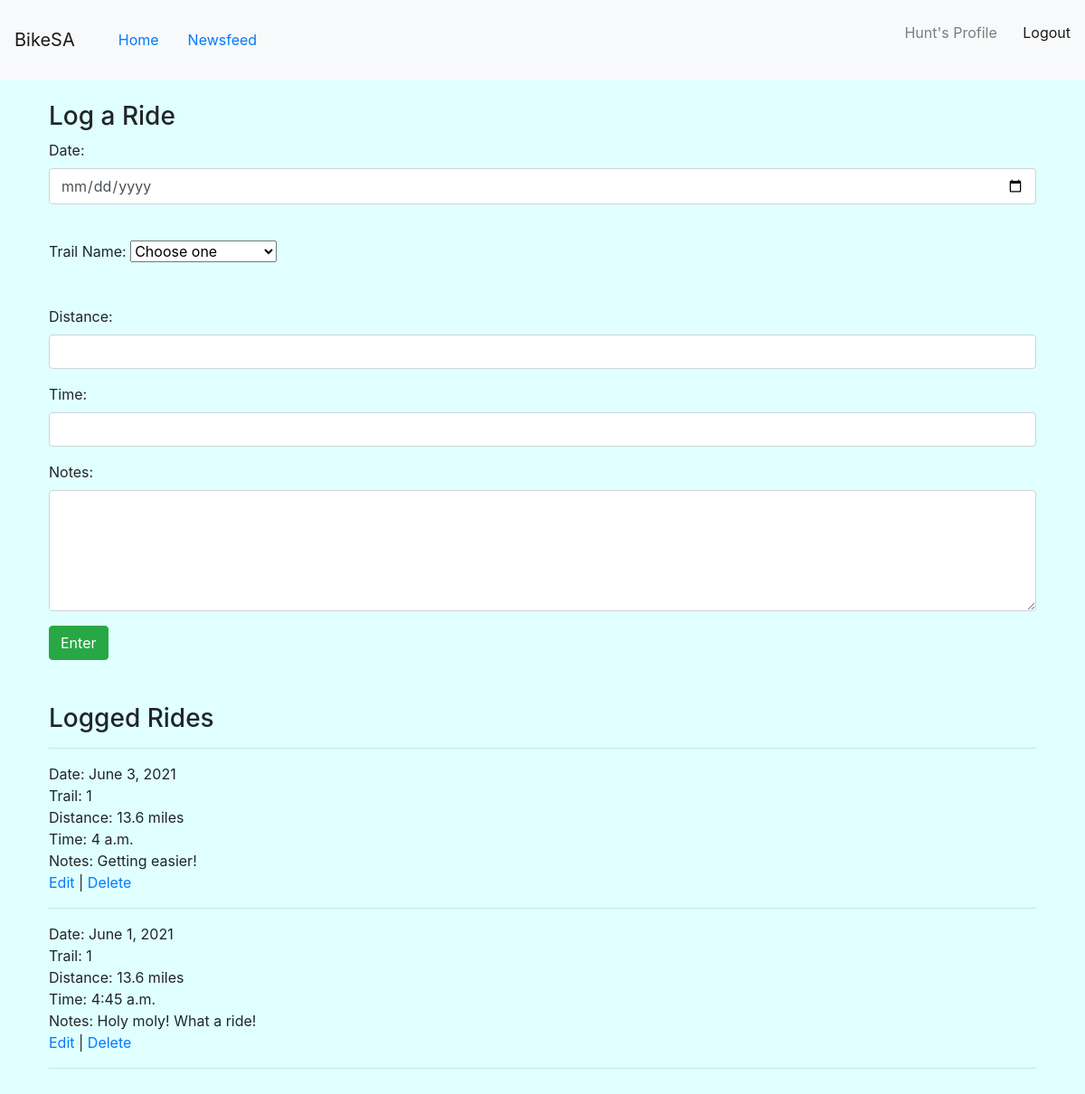
The app's page /welcome (signed in) with its own data.
### biking_app/models.py (models this page shows)
class Ride(models.Model):
    date = models.DateField()
    trail = models.CharField(max_length=45)
    distance = models.CharField(max_length=25)
    time = models.TimeField()
    notes = models.CharField(max_length=255)
    rider = models.ForeignKey(User, related_name="user_ride", on_delete=models.CASCADE)

### biking_app/views.py (the view)
# urls.py: path('welcome', views.welcome),
def welcome(request):
    if not "user_id" in request.session:
        return redirect("/home")
    context = {
        "rides": Ride.objects.all()
    }
    return render(request, 'welcome.html', context)

### biking_app/templates/welcome.html (shortened to what this page needs)
<!DOCTYPE html>
<html lang="en">
<head>
    <link rel="stylesheet" href="https://maxcdn.bootstrapcdn.com/bootstrap/4.0.0/css/bootstrap.min.css"
>
    {% load static %}
    <link rel="stylesheet" href="{% static 'style.css' %}">
</head>
<body>
    <nav class="navbar navbar-expand-lg navbar-light bg-light">
        <a class="navbar-brand" href="#">BikeSA</a>
        <a class="nav-item nav-link mx-3" href="/home">Home</a>
        <a href="/newsfeed">Newsfeed</a>
        <div class="collapse navbar-collapse" id="navbarNav">
            <span class="navbar-text">
                <p class="navbar-text mr-4">{{request.session.user_name}}'s Profile</p>
                <a href="/logout">Logout</a>
            </span>
        </div>
    </nav>
    <div class="container p-4">
        <div class="row">
            <div class="col">
                <h3>Log a Ride</h3>
                <form action="/log_ride" method="post">
                    <div class="form-group">
                        <label>Date:</label>
                        <input type="date" name="date" class="form-control">
                    </div><br>
                    <div class="form-group">
                        <label>Trail Name:</label>
                        <select class="form-select" name="trail">
                            <option selected>Choose one</option>
                        </select>
                    </div><br>
                    <div class="form-group">
                        <label>Distance:</label>
                        <input type="text" name="distance" class="form-control">
                    </div>
                    <div class="form-group">
                        <label>Time:</label>
                        <input type="text" name="time" class="form-control">
                    </div>
                    <div class="form-group">
                        <label>Notes:</label>
                        <textarea class="form-control" name="notes" rows="5"></textarea>
                    </div>
                    <button class="btn btn-success" type="submit">Enter</button>
                </form>
            </div>
        </div>
    </div>
    <div class="container p-4">
        <h3>Logged Rides</h3>
        <hr>
        {% for ride in rides %}
            Date: {{ride.date}} <br>
            Trail: {{ride.trail}} <br>
            Distance: {{ride.distance}} <br>
            Time: {{ride.time}} <br>
            Notes: {{ride.notes}} <br>
            <a href="/rides/{{ride.id}}/edit">Edit</a> | <a href="/rides/{{ride.id}}/delete">Delete</a>
            <hr>
        {% endfor %}
    </div>
</body>
</html>

### biking_app/static/style.css (style rules this page uses)
body { background-color:lightcyan; }

### records on screen
Ride: date "June 3, 2021", trail "1", distance "13.6 miles", time "4 a.m.", notes "Getting easier!"
Ride: date "June 1, 2021", trail "1", distance "13.6 miles", time "4:45 a.m.", notes "Holy moly! What a ride!"

### other values on screen
{{ request.session.user_name }} "Hunt"
